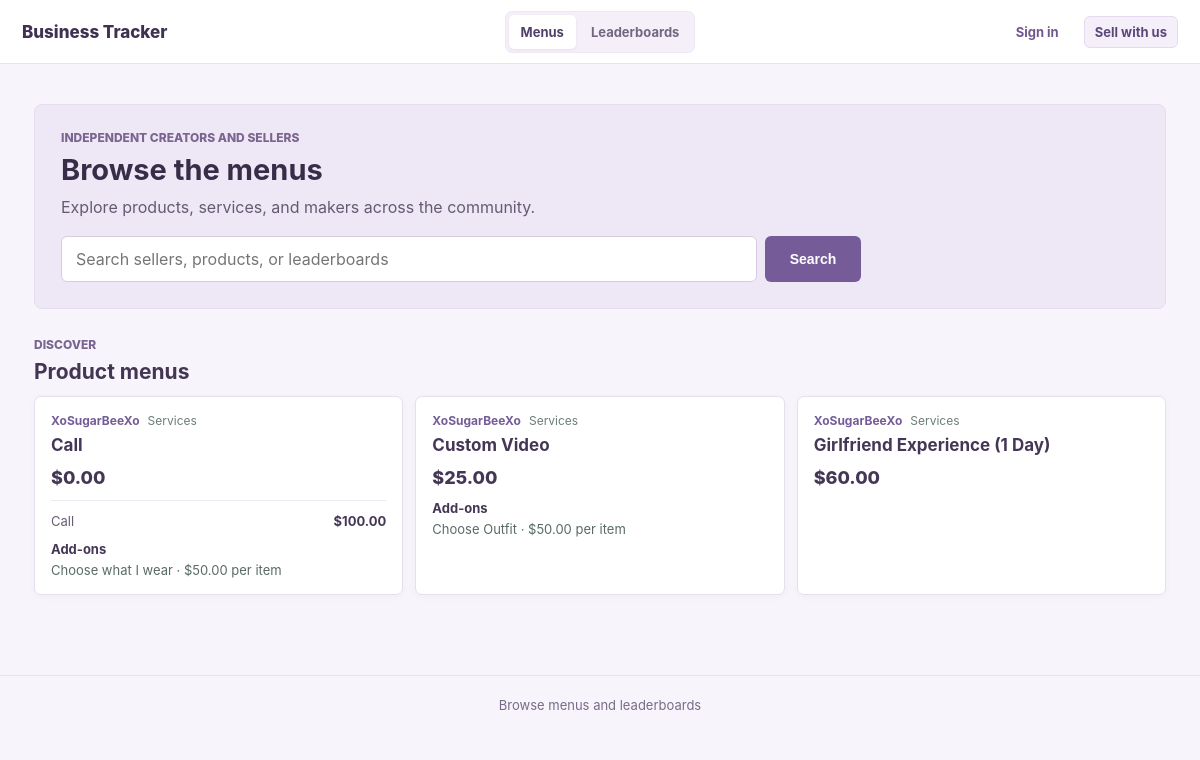
The page / on the database its author committed.
### models.py (models this page shows)
class Product(db.Model):
    id = db.Column(db.Integer, primary_key=True)
    owner_id = db.Column(db.Integer, db.ForeignKey('creator_account.id'), nullable=False)
    name = db.Column(db.String(160), nullable=False)
    description = db.Column(db.Text)
    base_price = db.Column(db.Numeric(12,2), default=0)
    active = db.Column(db.Boolean, default=True)
    is_public = db.Column(db.Boolean, nullable=False, default=True)
    category_id = db.Column(db.Integer, db.ForeignKey('category.id'))
    created_at = db.Column(db.DateTime, default=datetime.utcnow)
    version_id = db.Column(db.Integer, nullable=False, default=1)
    __table_args__ = (
        db.UniqueConstraint('owner_id', 'name', name='uq_product_owner_name'),
        db.Index('ix_product_owner_active_name', 'owner_id', 'active', 'name'),
    )
    __mapper_args__ = {'version_id_col': version_id}
    fields = db.relationship('ProductField', backref='product', cascade='all, delete-orphan', lazy=True)
    addons = db.relationship('ProductAddon', backref='product', cascade='all, delete-orphan', lazy=True)
    bundles = db.relationship('ProductBundle', backref='product', cascade='all, delete-orphan', lazy=True)
    tags = db.relationship('ProductTag', secondary=product_tag_link, back_populates='products')
    items = db.relationship('SaleItem', backref='product', lazy=True)

class CreatorAccount(db.Model):
    __tablename__ = 'creator_account'
    id = db.Column(db.Integer, primary_key=True)
    username = db.Column(db.String(64), nullable=False, unique=True)
    email = db.Column(db.String(255), nullable=False, unique=True)
    display_name = db.Column(db.String(120))
    bio = db.Column(db.Text)
    password_hash = db.Column(db.String(255), nullable=False)
    is_admin = db.Column(db.Boolean, nullable=False, default=False)
    is_approved = db.Column(db.Boolean, nullable=False, default=False)
    stripe_account_id = db.Column(db.String(255), unique=True)
    stripe_customer_id = db.Column(db.String(255))
    stripe_subscription_id = db.Column(db.String(255))
    stripe_subscription_checkout_session_id = db.Column(db.String(255))
    stripe_subscription_status = db.Column(db.String(40), nullable=False, default='inactive')
    stripe_subscription_period_end = db.Column(db.DateTime)
    subscription_exempt = db.Column(db.Boolean, nullable=False, default=False)
    stripe_charges_enabled = db.Column(db.Boolean, nullable=False, default=False)
    stripe_details_submitted = db.Column(db.Boolean, nullable=False, default=False)
    accepting_orders = db.Column(db.Boolean, nullable=False, default=False)
    banner_notifications = db.Column(db.Boolean, nullable=False, default=True)
    email_notifications = db.Column(db.Boolean, nullable=False, default=False)
    created_at = db.Column(db.DateTime, default=datetime.utcnow, nullable=False)
    version_id = db.Column(db.Integer, nullable=False, default=1)
    __table_args__ = (
        db.Index('uq_creator_stripe_customer_id', 'stripe_customer_id', unique=True),
        db.Index('uq_creator_stripe_subscription_id', 'stripe_subscription_id', unique=True),
    )
    __mapper_args__ = {'version_id_col': version_id}

class Category(db.Model):
    id = db.Column(db.Integer, primary_key=True)
    owner_id = db.Column(db.Integer, db.ForeignKey('creator_account.id'), nullable=False)
    name = db.Column(db.String(120), nullable=False)
    description = db.Column(db.Text)
    version_id = db.Column(db.Integer, nullable=False, default=1)
    __table_args__ = (db.UniqueConstraint('owner_id', 'name', name='uq_category_owner_name'),)
    __mapper_args__ = {'version_id_col': version_id}
    products = db.relationship('Product', backref='category', lazy=True)

class ProductBundle(db.Model):
    id = db.Column(db.Integer, primary_key=True)
    product_id = db.Column(db.Integer, db.ForeignKey('product.id'), nullable=False)
    name = db.Column(db.String(120), nullable=False)
    description = db.Column(db.Text)
    amount = db.Column(db.Numeric(12,2), default=1)
    unit = db.Column(db.String(40))
    price = db.Column(db.Numeric(12,2), default=0)
    labor_hours = db.Column(db.Numeric(12,2), default=0)
    active = db.Column(db.Boolean, default=True)
    __table_args__ = (db.Index('ix_product_bundle_product_active', 'product_id', 'active'),)

class ProductAddon(db.Model):
    id = db.Column(db.Integer, primary_key=True)
    product_id = db.Column(db.Integer, db.ForeignKey('product.id'), nullable=False)
    name = db.Column(db.String(120), nullable=False)
    description = db.Column(db.Text)
    price = db.Column(db.Numeric(12,2), default=0)
    price_mode = db.Column(db.String(20), nullable=False, default='per_quantity')
    quantity_unit = db.Column(db.String(40))
    labor_hours = db.Column(db.Numeric(12,2), default=0)
    active = db.Column(db.Boolean, default=True)
    __table_args__ = (db.Index('ix_product_addon_product_active', 'product_id', 'active'),)

### app.py (the view)
@app.route('/')
def storefront():
    query = request.args.get('q', '').strip()
    products_query = db.session.query(Product, CreatorAccount, Category).join(
        CreatorAccount, CreatorAccount.id == Product.owner_id
    ).outerjoin(Category, (Category.id == Product.category_id) & (Category.owner_id == Product.owner_id)).filter(
        Product.active.is_(True), Product.is_public.is_(True), CreatorAccount.is_approved.is_(True),
        _seller_subscription_access(),
    )
    boards_query = db.session.query(Leaderboard, CreatorAccount).join(
        CreatorAccount, CreatorAccount.id == Leaderboard.owner_id
    ).filter(Leaderboard.is_public.is_(True), CreatorAccount.is_approved.is_(True))
    boards_query = boards_query.filter(_seller_subscription_access())
    if query:
        pattern = f'%{query}%'
        products_query = products_query.filter(or_(
            Product.name.ilike(pattern), Product.description.ilike(pattern),
            CreatorAccount.username.ilike(pattern), CreatorAccount.display_name.ilike(pattern),
            Category.name.ilike(pattern),
        ))
        boards_query = boards_query.filter(or_(
            Leaderboard.name.ilike(pattern), Leaderboard.description.ilike(pattern),
            CreatorAccount.username.ilike(pattern), CreatorAccount.display_name.ilike(pattern),
        ))
        sellers = CreatorAccount.query.filter(or_(
            CreatorAccount.username.ilike(pattern), CreatorAccount.display_name.ilike(pattern)
        )).filter(CreatorAccount.is_approved.is_(True), _seller_subscription_access()).order_by(
            CreatorAccount.username
        ).limit(20).all()
    else:
        sellers = CreatorAccount.query.filter_by(is_approved=True).filter(
            _seller_subscription_access()
        ).order_by(CreatorAccount.username).limit(20).all()
    product_results = products_query.order_by(CreatorAccount.username, Product.name).limit(60).all()
    board_results = boards_query.order_by(CreatorAccount.username, Leaderboard.name).limit(30).all()
    return render_template(
        'storefront/index.html', query=query, sellers=sellers,
        product_results=product_results, board_results=board_results,
    )

### app.py (called while the page is built, shortened)
def _seller_subscription_access():
    return or_(
        CreatorAccount.is_admin.is_(True),
        CreatorAccount.subscription_exempt.is_(True),
        CreatorAccount.stripe_subscription_status.in_(ACTIVE_SUBSCRIPTION_STATUSES),
    )

@event.listens_for(Session, 'do_orm_execute')
def scope_creator_queries(execute_state):
    if not execute_state.is_select or not execute_state.is_orm_statement or not has_request_context():
        return
    creator_id = getattr(g, 'creator_id', None)
    if getattr(g, 'is_admin', False):
        return
    if not creator_id or request.endpoint in PUBLIC_ENDPOINTS:
        return
    execute_state.statement = execute_state.statement.options(*(
        with_loader_criteria(model, lambda entity: entity.owner_id == creator_id, include_aliases=True)
        for model in TENANT_MODELS
    ))

@app.before_request
def require_creator():
    if request.endpoint in PUBLIC_ENDPOINTS:
        store_customer_id = session.get('store_customer_id')
        g.store_customer = db.session.get(StoreCustomer, store_customer_id) if store_customer_id else None
        creator_id = session.get('creator_id')
        return

def money(v):
    try: return Decimal(str(v or 0))
    except (InvalidOperation, ValueError, TypeError): return Decimal('0')

@app.context_processor
def helpers():
    creator = getattr(g, 'creator', None)
    unread_notifications = []
    if creator and creator.banner_notifications:
        unread_notifications = SellerNotification.query.filter_by(
            owner_id=creator.id, read_at=None
        ).order_by(SellerNotification.created_at.desc()).limit(3).all()
    return {
        'money': lambda x: f'${money(x):,.2f}',
        'current_creator': creator,
        'current_store_customer': getattr(g, 'store_customer', None),
        'unread_notifications': unread_notifications,
    }

### templates/storefront/index.html (shortened to what this page needs)
{% extends 'public_base.html' %}
{% block content %}
<section class="public-intro">
    <p class="public-kicker">Independent creators and sellers</p>
    <h1>Browse the menus</h1>
    <p>Explore products, services, and makers across the community.</p>
    <form class="public-search-form" method="get" action="{{url_for('storefront')}}" role="search">
        <input id="site-search" type="search" name="q" value="{{query}}" placeholder="Search sellers, products, or leaderboards" autocomplete="off">
        <button class="button" type="submit">Search</button>
    </form>
</section>
<section class="public-section">
    <div class="public-section-heading"><div><p class="public-kicker">{{'Search results' if query else 'Discover'}}</p><h2>{{'Product matches' if query else 'Product menus'}}</h2></div></div>
    {% if product_results %}
    <div class="public-product-grid">
        {% for product,seller,category in product_results %}
        <article class="public-product-card">
            <div class="public-item-meta"><a href="{{url_for('seller_store', username=seller.username)}}">{{seller.display_name or seller.username}}</a>{% if not seller.display_name %}<span>@{{seller.username}}</span>{% endif %}{% if category %}<span>{{category.name}}</span>{% endif %}</div>
            <h3><a href="{{url_for('seller_store', username=seller.username)}}">{{product.name}}</a></h3>
            <div class="public-price">{{money(product.base_price)}}</div>
            {% set active_bundles = product.bundles|selectattr('active')|list %}
            {% if active_bundles %}<ul class="public-option-list">{% for option in active_bundles %}<li>{{option.name}} <span>{{money(option.price)}}</span></li>{% endfor %}</ul>{% endif %}
            {% set active_addons = product.addons|selectattr('active')|list %}
            {% if active_addons %}<div class="public-addons"><strong>Add-ons</strong>{% for addon in active_addons %}<span>{{addon.name}} · {{money(addon.price)}}{% if addon.price_mode == 'flat' %} one-time{% else %} per {{addon.quantity_unit or 'item'}}{% endif %}</span>{% endfor %}</div>{% endif %}
        </article>
        {% endfor %}
    </div>
    {% else %}<p class="public-empty">{{'No products matched. Try a seller username or leaderboard name.' if query else 'No menus have been published yet.'}}</p>{% endif %}
</section>
{% endblock %}

### static/css/app.css (style rules this page uses)
:root { font-family: Inter, system-ui, -apple-system, Segoe UI, sans-serif; color: #20242b; background: #f5f6f8; }
* { box-sizing: border-box; }
body { margin: 0; display: flex; min-height: 100vh; }
h1 { margin: 0; font-size: 26px; }
h2 { font-size: 18px; margin-top: 0; }
.button { display: inline-block; border: 0; background: #2e5cff; color: #fff; padding: 8px 12px; border-radius: 6px; text-decoration: none; cursor: pointer; font-weight: 700; }
.button { font-size: 14px; }
:root { --purple: #8b5cf6; --purple-dark: #6d3fd6; --purple-soft: #f1ebff; --border: #e6e0f0; }
body { background: #faf9fd; color: #29233a; }
.button { background: var(--purple); }
.public-site { display: block; min-height: 100vh; background: #f3f6f4; color: #202b2a; }
.public-site .button { background: #087f70; }
.public-kicker { margin: 0 0 7px; color: #b9d7cd; font-size: 12px; font-weight: 800; text-transform: uppercase; }
.public-search-form { display: grid; grid-template-columns: minmax(0, 1fr) auto; gap: 8px; max-width: 760px; }
.public-search-form input { min-width: 0; padding: 12px 14px; border: 1px solid #cbd8d3; border-radius: 6px; font: inherit; }
.public-search-form .button { background: #e2b955; color: #26342e; }
.public-section { margin-bottom: 26px; }
.public-section-heading { display: flex; align-items: end; justify-content: space-between; gap: 12px; margin-bottom: 12px; }
.public-section-heading .public-kicker, .public-seller-heading .public-kicker, .public-breadcrumb { color: #648078; }
.public-section-heading h2 { margin: 0; color: #203a35; font-size: 21px; }
.public-product-grid { display: grid; grid-template-columns: repeat(auto-fit, minmax(min(100%, 230px), 1fr)); gap: 12px; }
.public-product-card { min-width: 0; padding: 16px; background: #fff; border: 1px solid #dce5e0; border-radius: 7px; }
.public-product-card h3 { margin: 7px 0; color: #203a35; font-size: 17px; overflow-wrap: anywhere; }
.public-product-card h3 a { color: inherit; text-decoration: none; }
.public-item-meta { display: flex; flex-wrap: wrap; gap: 8px; color: #6b7e77; font-size: 12px; }
.public-item-meta a { color: #087f70; font-weight: 700; text-decoration: none; }
.public-price { margin: 12px 0 8px; color: #173d38; font-size: 18px; font-weight: 800; }
.public-option-list { display: grid; gap: 7px; margin: 12px 0 0; padding: 12px 0 0; border-top: 1px solid #e8eeeb; list-style: none; }
.public-option-list li { display: flex; justify-content: space-between; gap: 12px; color: #50635d; font-size: 13px; }
.public-option-list li span { color: #203a35; font-weight: 700; white-space: nowrap; }
.public-addons { display: grid; gap: 5px; margin-top: 12px; color: #596b65; font-size: 13px; }
.public-addons strong { color: #203a35; }
.public-site { background: #f7f4fb; color: #30283b; }
.public-site .button { background: #755c98; }
.public-intro { margin-bottom: 28px; padding: 25px 26px 26px; background: #eee8f6; border: 1px solid #e5dcf0; border-radius: 8px; }
.public-intro .public-kicker, .public-seller-heading .public-kicker, .public-section-heading .public-kicker, .public-board-link .public-kicker, .public-breadcrumb { color: #79658f; }
.public-intro h1, .public-seller-heading h1 { margin: 0 0 8px; color: #382d49; font-size: 29px; }
.public-intro > p:not(.public-kicker), .public-seller-heading > p:last-child { margin: 0 0 17px; color: #655a72; line-height: 1.5; }
.public-search-form { max-width: 800px; }
.public-search-form input { border-color: #d7ccdf; background: #fff; }
.public-search-form .button { min-width: 96px; background: #755c98; color: #fff; }
.public-section-heading h2 { color: #423653; }
.public-product-card { border-color: #e6dfed; box-shadow: 0 2px 8px #30204408; }
.public-product-card h3, .public-price, .public-option-list li span, .public-addons strong { color: #443655; }
.public-product-card p, .public-option-list li { color: #675d72; }
.public-item-meta a, .public-text-link, .public-board-seller, .public-list-arrow, .public-seller-list a span { color: #755c98; }
.public-option-list { border-top-color: #eee8f3; }

### rows shown on the page
Product: display_name "XoSugarBeeXo", name "Services", name "Call", base_price "$0.00"
ProductBundle: name "Call", price "$100.00"
ProductAddon: name "Choose what I wear", price "$50.00", quantity_unit "item"
Product: display_name "XoSugarBeeXo", name "Services", name "Custom Video", base_price "$25.00"
ProductAddon: name "Choose Outfit", price "$50.00", quantity_unit "item"
Product: display_name "XoSugarBeeXo", name "Services", name "Girlfriend Experience (1 Day)", base_price "$60.00"

### other values the page prints
{{ 'Search results' if query else 'Discover' }} "DISCOVER"
{{ 'Product matches' if query else 'Product menus' }} "Product menus"
